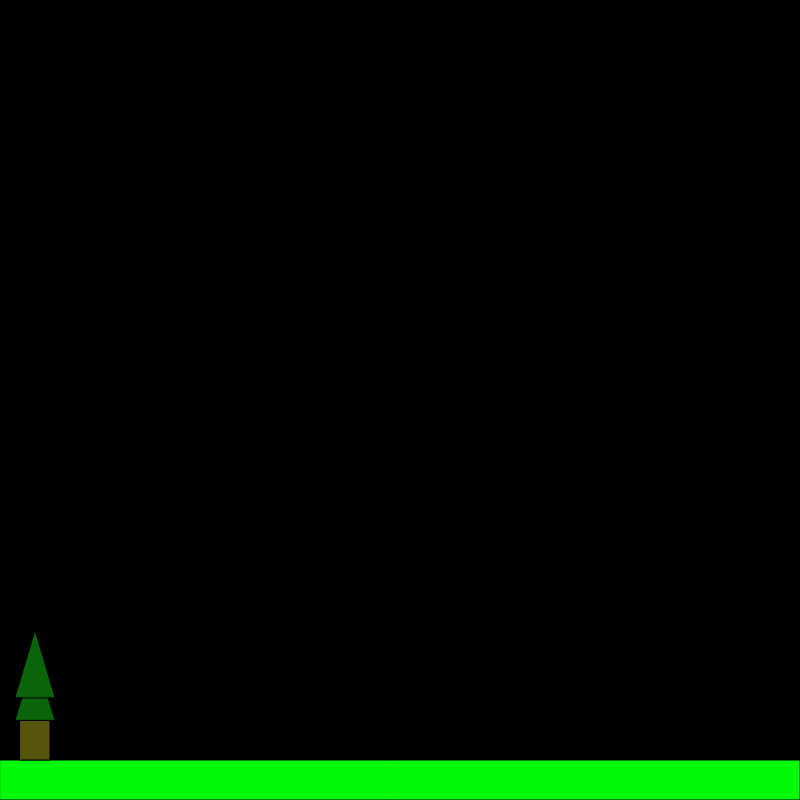
Frame 1 (no input)
Frame 60 (no input): identical to frame 1, image omitted
Frame 120 (the mouse pressed at the canvas centre since frame 60): identical to frame 1, image omitted

The p5.js sketch that drew this single still picture (run headless with seeded random() and noise() and a simulated clock; from frame 60 on, the mouse is pressed at the canvas centre):

// p5.js sketch
// ── sketch.js
let tree;

function setup()
{
   createCanvas(800, 800);
   tree = 
    {
        posX: 20,
        posY: 720,
        width: 60,
        height: 130,
        leafColor: color(10, 100, 10),
        leafWidth: 40,
        leafHeight: 90,

        drawTree: function()
        {
            fill(color(87, 85, 13));
            rect(this.posX, this.posY, this.width / 2, this.height - this.leafHeight);
            fill(this.leafColor);
            triangle(
                this.posX + this.width / 4 - this.leafWidth / 2, this.posY + (this.height - this.leafHeight) - this.height + this.leafHeight, 
                this.posX + this.width / 4, this.posY - this.height/2,
                this.posX + this.width / 4 + this.leafWidth / 2, this.posY + (this.height - this.leafHeight) - this.height + this.leafHeight,
            );
            triangle(
                this.posX + this.width / 4 - this.leafWidth / 2, this.posY - this.leafHeight/4 + (this.height - this.leafHeight) - this.height + this.leafHeight, 
                this.posX + this.width / 4, this.posY - this.leafHeight,
                this.posX + this.width / 4 + this.leafWidth / 2, this.posY - this.leafHeight/4 + (this.height - this.leafHeight) - this.height + this.leafHeight,
            )
        }
    }
}



function draw()
{
    background(0);
    fill(0,250, 10);
    rect(0, height - 40, width, 40);
    tree.drawTree();
}
